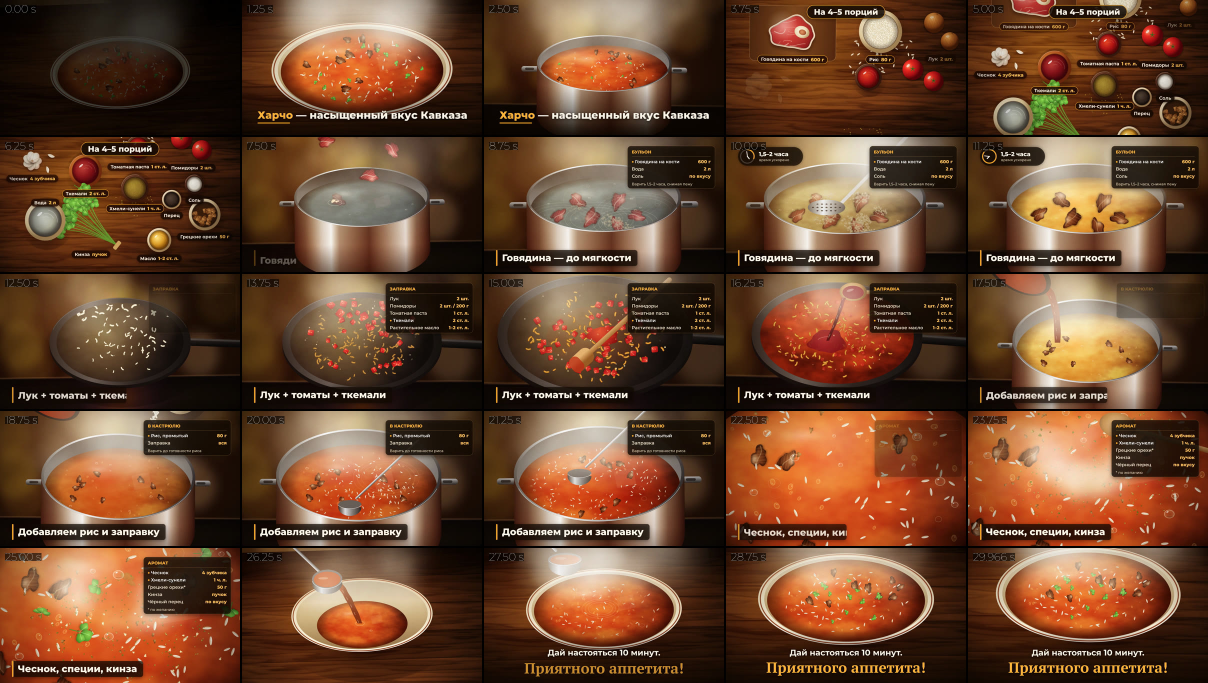
#> input picture kharcho/kharcho_contact_sheet.jpg, 2416 x 1366 px (shown at 1/2 size)
$ python -i boxchart.py   (imports and definitions only)
#> lines starting #> are read from the running program, lines starting #| are printed output that depends on the picture
#> further down, picture is the input picture: PIL image 2416x1366 RGB; mean R, G, B 105, 68.3, 44.4
### shorts/cards.py
"""Карточки фильмов и обложка в стиле KinoMir360."""

from __future__ import annotations

from pathlib import Path

from PIL import Image, ImageDraw, ImageFont

ASSETS = Path(__file__).resolve().parent / "assets"
# высота 780: под картинкой — субтитр-фраза и строки с датами, и всё это выше подписей и кнопок YouTube
CARD_W, CARD_H = 1080, 780
COVER_W, COVER_H = 1080, 1920
RED = (229, 9, 20)
IMDB_YELLOW = (245, 197, 24)
TMDB_GREEN = (1, 210, 119)
KP_ORANGE = (255, 102, 0)


# [8 lines left out: function _font, not called in this run]


def _cover(img: Image.Image, w: int, h: int, y_bias: float = 0.5) -> Image.Image:
#> called with w = 1920, h = 1080, y_bias = 0.4
    s = max(w / img.width, h / img.height)
#> s = 0.795
    img = img.resize((round(img.width * s), round(img.height * s)), Image.LANCZOS)
    x = (img.width - w) // 2
#> x = 0
    y = round((img.height - h) * y_bias)
#> y = 2
    return img.crop((x, y, x + w, y + h))
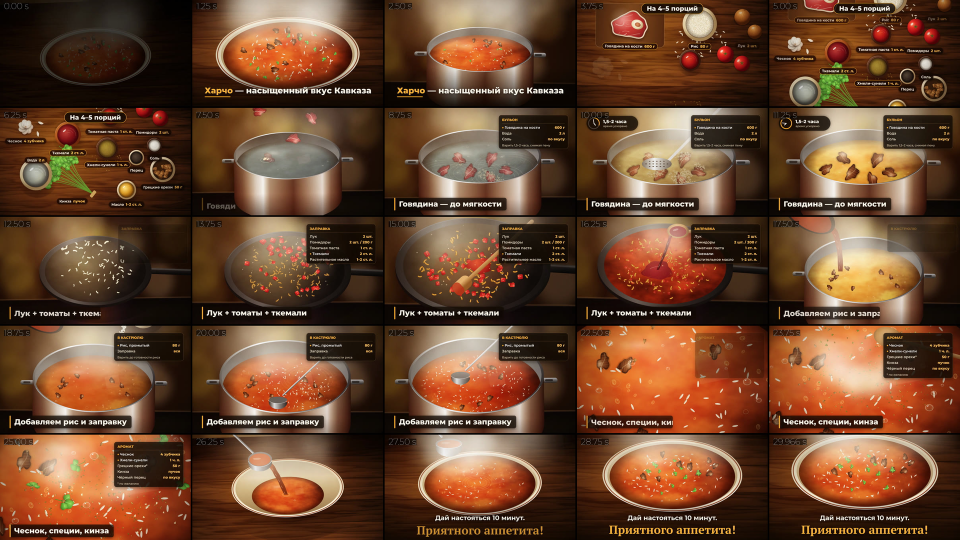
#> returned value: PIL image 1920x1080 RGB (shown at 1/2 size); mean R, G, B 105.3, 68.5, 44.6


# [165 lines left out: functions _gradient, _fit, _center, make_card, card_overlay, _title_lines and 2 more, not called in this run]

### shorts/boxchart.py
"""Моушн-графика про деньги для выпуска «Новости кино»: сборы фильмов франшизы и окупаемость.

Кадры рисуются на Python (PIL) и сразу уходят в ffmpeg — получается короткий ролик 16:9, который монтаж
вставляет в новость вместо пары картинок, пока ведущий говорит о сборах.

Окупаемость считается грубо, как её обычно объясняют в новостях: около половины сборов остаётся
кинотеатрам, плюс реклама, — фильм выходит в плюс примерно при сборах в 2,5 бюджета. Расходы на рекламу
студии не публикуют: на графике это помечено как оценка.
"""

from __future__ import annotations

import asyncio
import logging
from datetime import date
from pathlib import Path
from typing import Any

from PIL import Image, ImageDraw, ImageEnhance, ImageFilter

from .cards import _cover, _font

log = logging.getLogger("shorts")

W, H = 1920, 1080
FPS = 25
ACCENT = (255, 184, 28)
GREEN = (72, 214, 120)
RED = (255, 92, 92)
GREY = (150, 150, 160)
BREAK_EVEN = 2.5  # сборы, при которых фильм примерно окупается (в бюджетах)
MARKETING = 0.7  # реклама — оценка в долях бюджета (студии её не раскрывают)


# [5 lines left out: function money, not called in this run]


def _ease(t: float) -> float:
    t = max(0.0, min(1.0, t))
    return 1 - (1 - t) ** 3


def _background(img: Image.Image | None) -> Image.Image:
    if img is None:
        return Image.new("RGB", (W, H), (14, 14, 18))
    bg = _cover(img.convert("RGB"), W, H, 0.4).filter(ImageFilter.GaussianBlur(30))
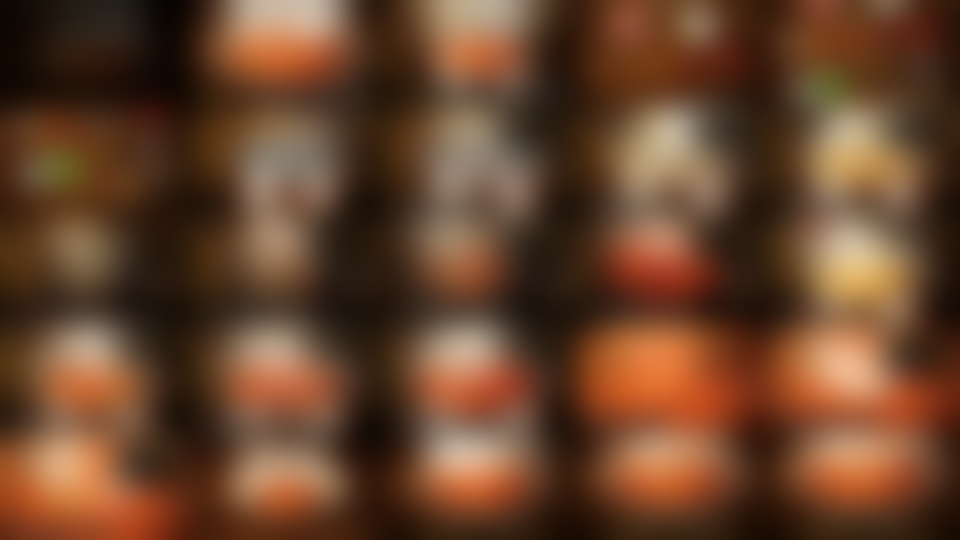
#> bg: PIL image 1920x1080 RGB (shown at 1/2 size); mean R, G, B 105.1, 68.4, 44.5
    return ImageEnhance.Brightness(bg).enhance(0.28)
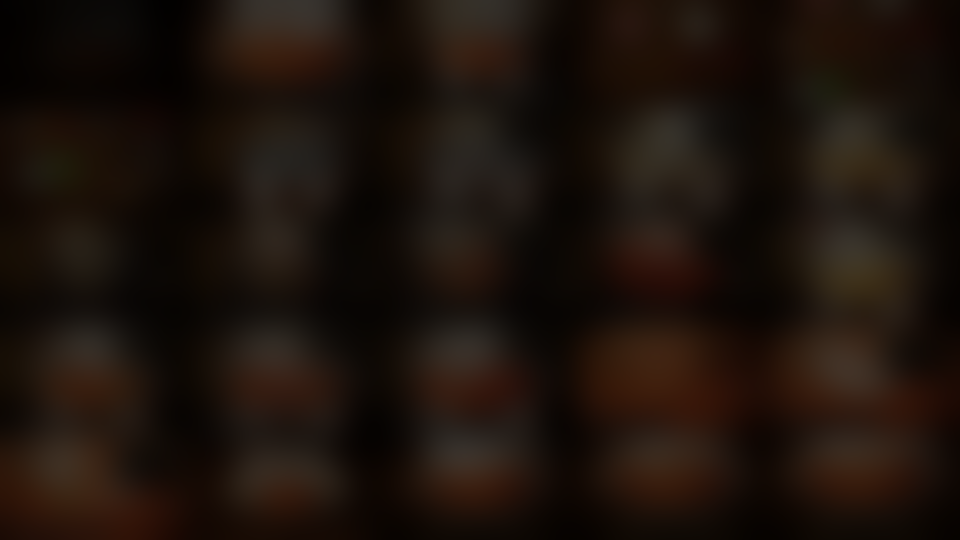
#> returned value: PIL image 1920x1080 RGB (shown at 1/2 size); mean R, G, B 28.9, 18.7, 12


# [107 lines left out: functions _fit, _header, franchise_frames, payback_frames, not called in this run]


# [20 lines not run here, left out]


# [30 lines left out: function plan, not called in this run]


# [7 lines not run here, left out]

>>> from PIL import Image
>>> picture = Image.open('../kharcho/kharcho_contact_sheet.jpg')
>>> result = _background(picture)
